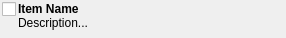
<?xml version="1.0" encoding="UTF-8"?>
<ui version="4.0">
 <class>Item</class>
 <widget class="QWidget" name="Item">
  <property name="geometry">
   <rect>
    <x>0</x>
    <y>0</y>
    <width>286</width>
    <height>38</height>
   </rect>
  </property>
  <property name="windowTitle">
   <string>Form</string>
  </property>
  <layout class="QHBoxLayout" name="horizontalLayout" stretch="0,1">
   <property name="spacing">
    <number>2</number>
   </property>
   <property name="margin">
    <number>2</number>
   </property>
   <item>
    <layout class="QVBoxLayout" name="verticalLayout">
     <item>
      <widget class="QCheckBox" name="select_cb">
       <property name="minimumSize">
        <size>
         <width>0</width>
         <height>0</height>
        </size>
       </property>
       <property name="maximumSize">
        <size>
         <width>16777215</width>
         <height>16777215</height>
        </size>
       </property>
       <property name="text">
        <string/>
       </property>
      </widget>
     </item>
     <item>
      <spacer name="verticalSpacer">
       <property name="orientation">
        <enum>Qt::Vertical</enum>
       </property>
       <property name="sizeHint" stdset="0">
        <size>
         <width>10</width>
         <height>40</height>
        </size>
       </property>
      </spacer>
     </item>
    </layout>
   </item>
   <item>
    <widget class="QLabel" name="details_label">
     <property name="minimumSize">
      <size>
       <width>0</width>
       <height>0</height>
      </size>
     </property>
     <property name="text">
      <string>&lt;b&gt;Item Name&lt;/b&gt;&lt;br&gt;Description...</string>
     </property>
     <property name="alignment">
      <set>Qt::AlignLeading|Qt::AlignLeft|Qt::AlignTop</set>
     </property>
     <property name="margin">
      <number>1</number>
     </property>
    </widget>
   </item>
  </layout>
 </widget>
 <resources/>
 <connections/>
</ui>
